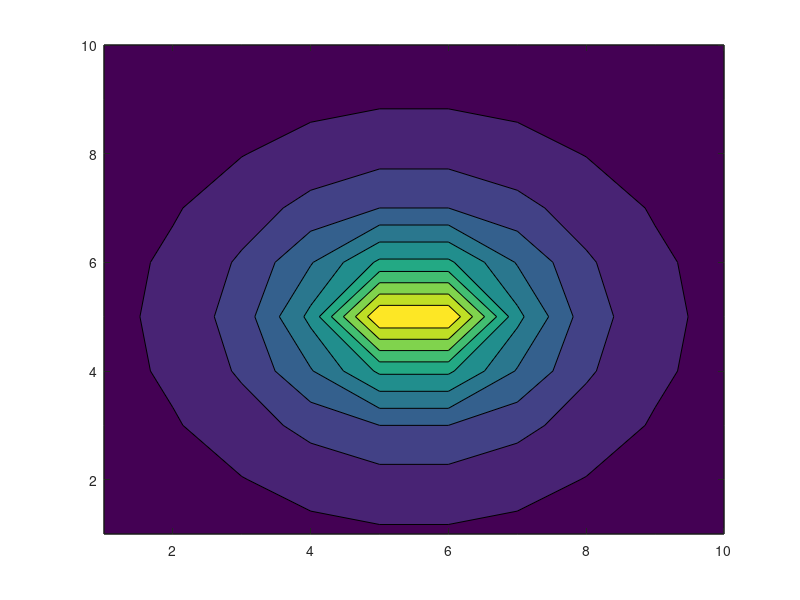
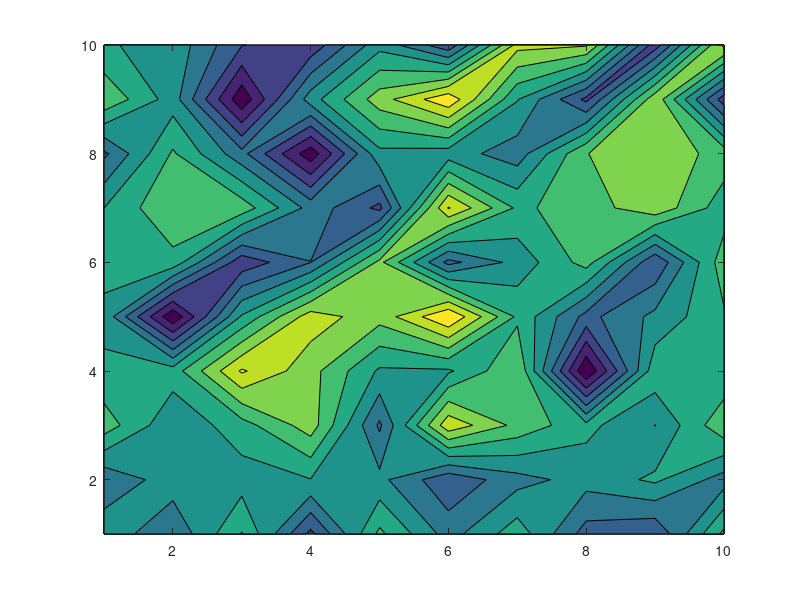

Recreate these plots in MATLAB, in order.
%%

clear all; close all

%%

% The main script to perform simplified vectorized gravity inversion

%% Parameter definition

% Let's start in 1D

dx = 1;          % x - vector defined by length Lx 
Lx = 10;         % and increment length dx
nx = Lx/dx;
x = 1:dx:Lx;

% 3D

y = x; dy = dx; Ly = Lx; ny = nx;   % same vectors and same increments
z = x; dz = dx; Lz = Lx; nz = nx;

dV = dx*dy*dz; % Volume element


n1 = nz; n2 = nx; n3 = ny;

nnn = n1 * n2 * n3;

[ObsX ObsY] = meshgrid(x,y);
ObsZ = zeros(size(ObsX));
nobs = numel(ObsX(:));

% Func to creat n-dimensional ones vector
e = @(n) ones(1 ,n);

% Func to scale up dimensions to 3D
kron3 = @(a, b, c)  kron(a, kron(b, c));

% Func to scale observations to size G
kronobs = @(obs) kron( e(nnn), obs(:) );

% Produce a G matrix 
Z = (kron( e(nobs)', kron3( e(n3), e(n2), z)) - kronobs(ObsZ));
X = (kron( e(nobs)', kron3( e(n3), x, e(n1))) - kronobs(ObsX));
Y = (kron( e(nobs)', kron3( y, e(n2), e(n1))) - kronobs(ObsY));
R = (X.^2 + Y.^2 + Z.^2).^(3/2);
G = (6.67e-11)*(Z * dV .* 1./R);

%% Test the operator for the nx = ny = nz = 10 case
 
rho = zeros(nx,ny,nz);
rho(:,5:6,5) = 1;      % add some buried feature of anomalous density

d = G*rho(:);  % G on rho (model) = data
figure(1)
contourf(reshape(d,nx,ny))

%% Corrupt the signal

dNoisy = (0.05*randn(size(d))+(0.01*min(d))) +d;
figure(2)
contourf(reshape(dNoisy,nx,ny))
% 
% %%  Getting there
% 
% % Build the gradient operator *** - rework this for z=3 ***
% 
% d1 = spdiags([-e(nx)' e(nx)'],[0 1],nx,nx);
% d2 = spdiags([-e(ny)' e(ny)'],[0 1],ny,ny);
% d3 = spdiags([-e(nz)' e(nz)'],[0 1],nz,nz);
% 
% D1 = kron3(d1,speye(ny),speye(nz)); % x dimension
% D2 = kron3(speye(nx),d2,speye(nz)); % y dimension
% D3 = kron3(speye(nx),speye(ny),d3); % z dimension
% 
% DDD = [D1;D2;D3]; % 3Dify
% 
% av1 = spdiags([e(nx)' e(nx)'],[0 1],nx,nx);
% av2 = spdiags([e(ny)' e(ny)'],[0 1],ny,ny);
% av3 = spdiags([e(nz)' e(nz)'],[0 1],nz,nz);
% 
% AV1 = kron3(av1,speye(ny),speye(nz));
% AV2 = kron3(speye(nx),av2,speye(nz));
% AV3 = kron3(speye(nx),speye(ny),av3);
% 
% AV = [AV1;AV2;AV3];
% 
% % Build an A for Am=b to be used in conjugate gradient minimization
% 
% beta = 1; % set this to one for now
% A = G'*G + beta*DDD'*diag(AV*e(nnn)')*DDD;
% 
% % Build b for Am=b
% 
% % b = G'd
% 








